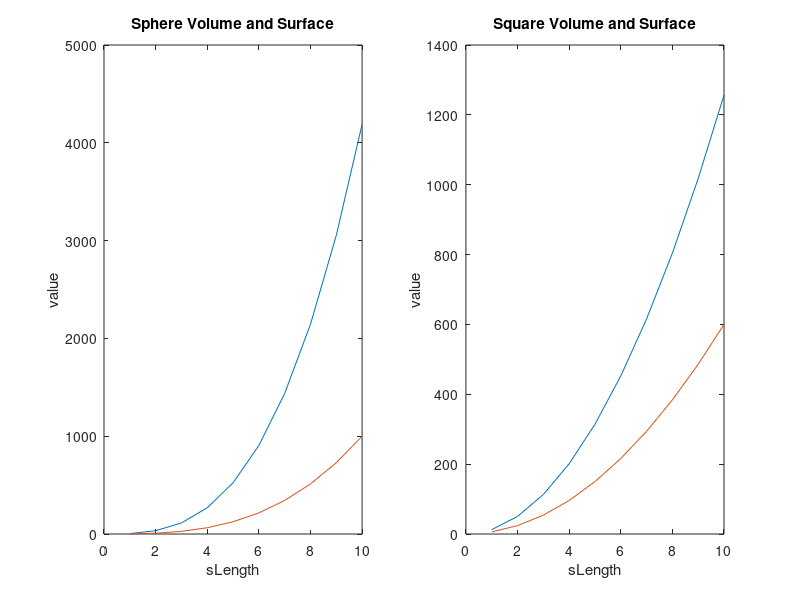

Write MATLAB code to recreate this figure.
clear
clc
close all

sLength = (1: 1: 10);

sphereVolume = (4/3) * pi * sLength .^ 3;
sphereSurface = sLength .^ 3;

squareVolume = 4 * pi * sLength .^ 2;
squareSurface = 6 * sLength .^ 2;


subplot(1,2,1)
plot(sphereVolume);
hold on
plot(sphereSurface);

title("Sphere Volume and Surface")
xlabel('sLength')
ylabel('value')


subplot(1,2,2)
plot(squareVolume);
hold on
plot(squareSurface);
title("Square Volume and Surface")
xlabel('sLength')
ylabel('value')

